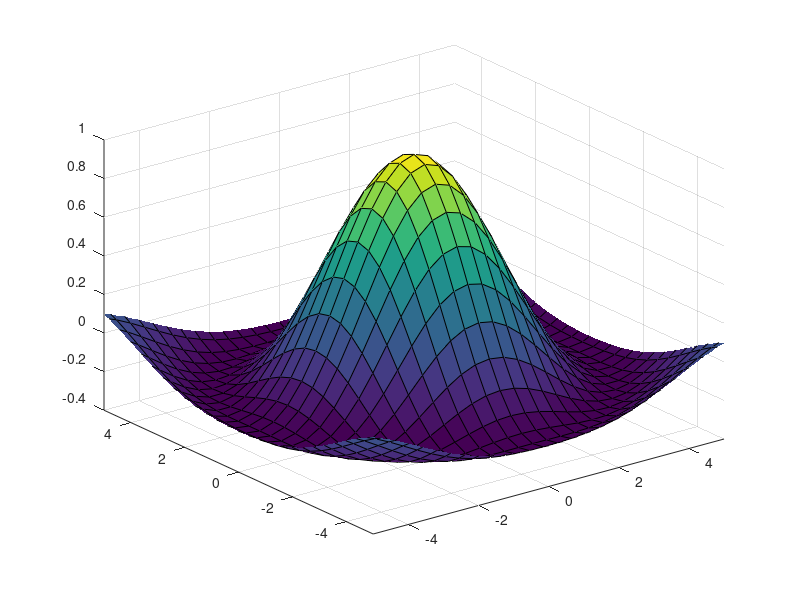

The MATLAB source for this figure:
clear all; close all; clc;
h=figure('Position',[1 21 1366 670], ...
'Name','zoom Command Demostrations');
 sombrero ();
 pause (1);
 ## zoom in by a factor of 2
 zoom (2);
 pause (1);
 ## return to original zoom level
 zoom out;
 pause (1);
 ## zoom in by a factor of 2
 zoom (2);
 pause (1);
 ## set this zoom level as the "initial zoom level"
 ## and zoom in some more
 zoom reset;
 zoom (2);
 pause (1);
 ## return to zoom level set by last call to "zoom reset"
 zoom out;